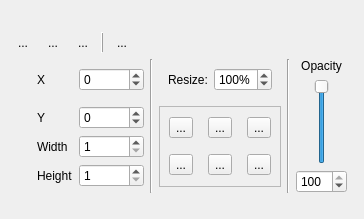
<?xml version="1.0" encoding="UTF-8"?>
<ui version="4.0">
 <class>GeometryWidget_UI</class>
 <widget class="QWidget" name="GeometryWidget_UI">
  <property name="geometry">
   <rect>
    <x>0</x>
    <y>0</y>
    <width>364</width>
    <height>183</height>
   </rect>
  </property>
  <property name="windowTitle">
   <string>Form</string>
  </property>
  <layout class="QGridLayout" name="gridLayout">
   <item row="1" column="1">
    <widget class="QWidget" name="widgetGeometry" native="true">
     <layout class="QGridLayout" name="gridLayout_3">
      <property name="leftMargin">
       <number>0</number>
      </property>
      <property name="topMargin">
       <number>0</number>
      </property>
      <property name="rightMargin">
       <number>0</number>
      </property>
      <item row="0" column="0">
       <widget class="QLabel" name="label">
        <property name="text">
         <string>X</string>
        </property>
       </widget>
      </item>
      <item row="0" column="1">
       <widget class="QSpinBox" name="spinX">
        <property name="minimum">
         <number>-10000</number>
        </property>
        <property name="maximum">
         <number>10000</number>
        </property>
       </widget>
      </item>
      <item row="0" column="3">
       <widget class="QWidget" name="widget" native="true">
        <layout class="QHBoxLayout" name="horizontalLayout">
         <item>
          <widget class="QLabel" name="label_5">
           <property name="text">
            <string>Resize:</string>
           </property>
          </widget>
         </item>
         <item>
          <widget class="QSpinBox" name="spinSize">
           <property name="suffix">
            <string>%</string>
           </property>
           <property name="minimum">
            <number>1</number>
           </property>
           <property name="maximum">
            <number>500</number>
           </property>
           <property name="value">
            <number>100</number>
           </property>
          </widget>
         </item>
        </layout>
       </widget>
      </item>
      <item row="0" column="2" rowspan="5">
       <widget class="Line" name="line">
        <property name="orientation">
         <enum>Qt::Vertical</enum>
        </property>
       </widget>
      </item>
      <item row="0" column="4" rowspan="5">
       <widget class="QWidget" name="widgetOpacity" native="true">
        <layout class="QGridLayout" name="gridLayout_5">
         <property name="margin">
          <number>0</number>
         </property>
         <item row="0" column="1">
          <widget class="QLabel" name="label_6">
           <property name="text">
            <string>Opacity</string>
           </property>
           <property name="alignment">
            <set>Qt::AlignCenter</set>
           </property>
          </widget>
         </item>
         <item row="2" column="1">
          <widget class="QSpinBox" name="spinOpacity">
           <property name="maximum">
            <number>100</number>
           </property>
           <property name="value">
            <number>100</number>
           </property>
          </widget>
         </item>
         <item row="0" column="0" rowspan="3">
          <widget class="Line" name="line_2">
           <property name="orientation">
            <enum>Qt::Vertical</enum>
           </property>
          </widget>
         </item>
         <item row="1" column="1">
          <widget class="QWidget" name="widget_2" native="true">
           <property name="sizePolicy">
            <sizepolicy hsizetype="Preferred" vsizetype="Preferred">
             <horstretch>0</horstretch>
             <verstretch>0</verstretch>
            </sizepolicy>
           </property>
           <layout class="QHBoxLayout" name="horizontalLayout_2">
            <property name="spacing">
             <number>0</number>
            </property>
            <property name="margin">
             <number>0</number>
            </property>
            <item>
             <spacer name="horizontalSpacer_4">
              <property name="orientation">
               <enum>Qt::Horizontal</enum>
              </property>
              <property name="sizeHint" stdset="0">
               <size>
                <width>40</width>
                <height>20</height>
               </size>
              </property>
             </spacer>
            </item>
            <item>
             <widget class="QSlider" name="sliderOpacity">
              <property name="maximum">
               <number>100</number>
              </property>
              <property name="value">
               <number>100</number>
              </property>
              <property name="orientation">
               <enum>Qt::Vertical</enum>
              </property>
             </widget>
            </item>
            <item>
             <spacer name="horizontalSpacer_5">
              <property name="orientation">
               <enum>Qt::Horizontal</enum>
              </property>
              <property name="sizeHint" stdset="0">
               <size>
                <width>40</width>
                <height>20</height>
               </size>
              </property>
             </spacer>
            </item>
           </layout>
          </widget>
         </item>
        </layout>
       </widget>
      </item>
      <item row="1" column="1">
       <widget class="QSpinBox" name="spinY">
        <property name="minimum">
         <number>-10000</number>
        </property>
        <property name="maximum">
         <number>10000</number>
        </property>
       </widget>
      </item>
      <item row="1" column="0">
       <widget class="QLabel" name="label_2">
        <property name="text">
         <string>Y</string>
        </property>
       </widget>
      </item>
      <item row="2" column="0">
       <widget class="QLabel" name="label_3">
        <property name="text">
         <string>Width</string>
        </property>
       </widget>
      </item>
      <item row="2" column="1">
       <widget class="QSpinBox" name="spinWidth">
        <property name="minimum">
         <number>1</number>
        </property>
        <property name="maximum">
         <number>10000</number>
        </property>
       </widget>
      </item>
      <item row="3" column="0">
       <widget class="QLabel" name="label_4">
        <property name="text">
         <string>Height</string>
        </property>
       </widget>
      </item>
      <item row="3" column="1">
       <widget class="QSpinBox" name="spinHeight">
        <property name="minimum">
         <number>1</number>
        </property>
        <property name="maximum">
         <number>10000</number>
        </property>
       </widget>
      </item>
      <item row="1" column="3" rowspan="3">
       <widget class="QFrame" name="frame">
        <property name="frameShape">
         <enum>QFrame::StyledPanel</enum>
        </property>
        <property name="frameShadow">
         <enum>QFrame::Raised</enum>
        </property>
        <layout class="QGridLayout" name="gridLayout_2">
         <property name="margin">
          <number>0</number>
         </property>
         <item row="0" column="0">
          <widget class="QToolButton" name="buttonMoveLeft">
           <property name="text">
            <string>...</string>
           </property>
          </widget>
         </item>
         <item row="0" column="2">
          <widget class="QToolButton" name="buttonMoveRight">
           <property name="text">
            <string>...</string>
           </property>
          </widget>
         </item>
         <item row="0" column="1">
          <widget class="QToolButton" name="buttonCenterH">
           <property name="text">
            <string>...</string>
           </property>
          </widget>
         </item>
         <item row="1" column="0">
          <widget class="QToolButton" name="buttonMoveTop">
           <property name="text">
            <string>...</string>
           </property>
          </widget>
         </item>
         <item row="1" column="1">
          <widget class="QToolButton" name="buttonCenterV">
           <property name="text">
            <string>...</string>
           </property>
          </widget>
         </item>
         <item row="1" column="2">
          <widget class="QToolButton" name="buttonMoveBottom">
           <property name="text">
            <string>...</string>
           </property>
          </widget>
         </item>
        </layout>
       </widget>
      </item>
     </layout>
    </widget>
   </item>
   <item row="1" column="2">
    <spacer name="horizontalSpacer">
     <property name="orientation">
      <enum>Qt::Horizontal</enum>
     </property>
     <property name="sizeHint" stdset="0">
      <size>
       <width>40</width>
       <height>20</height>
      </size>
     </property>
    </spacer>
   </item>
   <item row="0" column="0" colspan="3">
    <widget class="QWidget" name="widgetTimeWrapper" native="true">
     <layout class="QGridLayout" name="gridLayout_4">
      <property name="margin">
       <number>0</number>
      </property>
      <item row="1" column="0">
       <widget class="QToolButton" name="buttonPrevious">
        <property name="text">
         <string>...</string>
        </property>
        <property name="autoRaise">
         <bool>true</bool>
        </property>
       </widget>
      </item>
      <item row="1" column="2">
       <widget class="QToolButton" name="buttonNext">
        <property name="text">
         <string>...</string>
        </property>
        <property name="autoRaise">
         <bool>true</bool>
        </property>
       </widget>
      </item>
      <item row="1" column="1">
       <widget class="QToolButton" name="buttonAddDelete">
        <property name="text">
         <string>...</string>
        </property>
        <property name="autoRaise">
         <bool>true</bool>
        </property>
       </widget>
      </item>
      <item row="1" column="5">
       <spacer name="horizontalSpacer_3">
        <property name="orientation">
         <enum>Qt::Horizontal</enum>
        </property>
        <property name="sizeHint" stdset="0">
         <size>
          <width>40</width>
          <height>20</height>
         </size>
        </property>
       </spacer>
      </item>
      <item row="0" column="0" colspan="7">
       <widget class="QFrame" name="frameTimeline">
        <property name="sizePolicy">
         <sizepolicy hsizetype="MinimumExpanding" vsizetype="Preferred">
          <horstretch>0</horstretch>
          <verstretch>0</verstretch>
         </sizepolicy>
        </property>
        <property name="minimumSize">
         <size>
          <width>0</width>
          <height>15</height>
         </size>
        </property>
        <property name="maximumSize">
         <size>
          <width>16777215</width>
          <height>15</height>
         </size>
        </property>
       </widget>
      </item>
      <item row="1" column="6">
       <widget class="QFrame" name="frameTimePos"/>
      </item>
      <item row="1" column="4">
       <widget class="QToolButton" name="buttonSync">
        <property name="text">
         <string>...</string>
        </property>
        <property name="checkable">
         <bool>true</bool>
        </property>
        <property name="autoRaise">
         <bool>true</bool>
        </property>
       </widget>
      </item>
      <item row="1" column="3">
       <widget class="Line" name="line_3">
        <property name="frameShadow">
         <enum>QFrame::Raised</enum>
        </property>
        <property name="orientation">
         <enum>Qt::Vertical</enum>
        </property>
       </widget>
      </item>
     </layout>
    </widget>
   </item>
   <item row="1" column="0">
    <widget class="QWidget" name="widgetFirstColumn" native="true">
     <layout class="QGridLayout" name="gridLayout_6">
      <property name="leftMargin">
       <number>0</number>
      </property>
      <property name="topMargin">
       <number>0</number>
      </property>
      <property name="rightMargin">
       <number>0</number>
      </property>
      <property name="spacing">
       <number>0</number>
      </property>
      <item row="0" column="0" rowspan="2">
       <spacer name="horizontalSpacer_2">
        <property name="orientation">
         <enum>Qt::Horizontal</enum>
        </property>
        <property name="sizeHint" stdset="0">
         <size>
          <width>40</width>
          <height>20</height>
         </size>
        </property>
       </spacer>
      </item>
      <item row="0" column="1">
       <spacer name="verticalSpacer">
        <property name="orientation">
         <enum>Qt::Vertical</enum>
        </property>
        <property name="sizeHint" stdset="0">
         <size>
          <width>20</width>
          <height>40</height>
         </size>
        </property>
       </spacer>
      </item>
     </layout>
    </widget>
   </item>
   <item row="3" column="0" colspan="3">
    <spacer name="verticalSpacer_2">
     <property name="orientation">
      <enum>Qt::Vertical</enum>
     </property>
     <property name="sizeHint" stdset="0">
      <size>
       <width>20</width>
       <height>40</height>
      </size>
     </property>
    </spacer>
   </item>
   <item row="2" column="0" colspan="2">
    <widget class="QFrame" name="frameSettings">
     <property name="frameShape">
      <enum>QFrame::NoFrame</enum>
     </property>
     <property name="frameShadow">
      <enum>QFrame::Plain</enum>
     </property>
    </widget>
   </item>
  </layout>
 </widget>
 <resources/>
 <connections/>
</ui>
